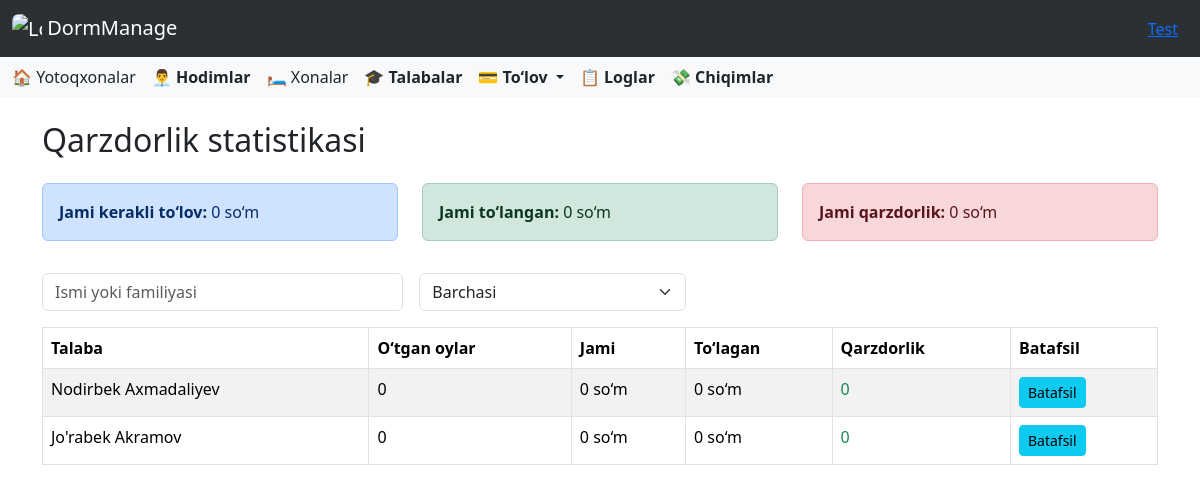
Page /payment/statistics/ (signed in) on the earlier database version.
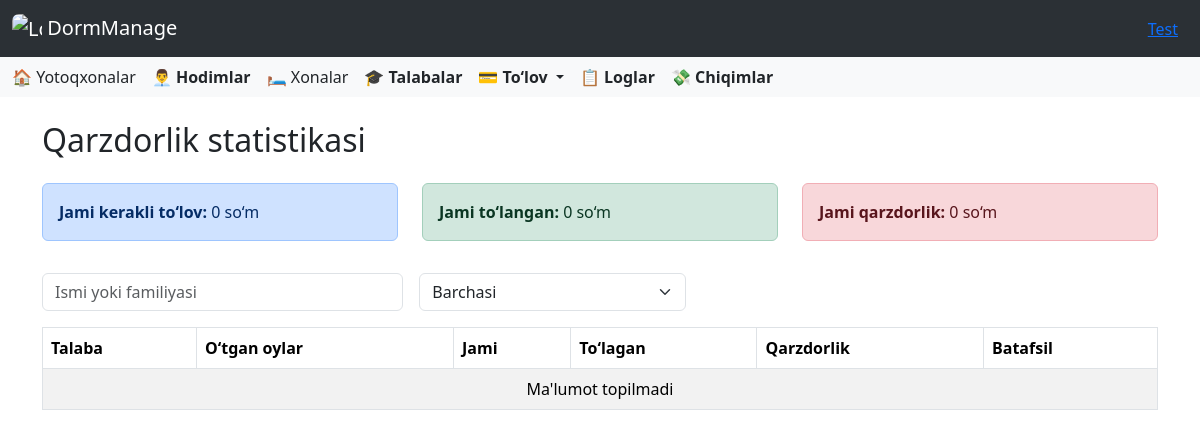
Same page on the later database version.
### student/models.py (models this page shows, shortened)
class Student(models.Model):
    dormitory = models.ForeignKey(Dormitory, models.CASCADE, related_name='students')
    first_name = models.CharField(max_length=50)
    last_name = models.CharField(max_length=50)
    faculty = models.CharField(max_length=100)
    room = models.ForeignKey(Room, on_delete=models.SET_NULL, null=True, blank=True, related_name='students')
    phone_number = models.CharField(max_length=20)
    is_in_dormitory = models.BooleanField(default=True)
    parent_full_name = models.CharField(max_length=100)
    parent_login = models.CharField(max_length=150, unique=True, editable=False)
    parent_password = models.CharField(max_length=20, editable=True)
    image = models.ImageField(upload_to=student_image_upload_to, null=True, blank=True)
    contract_number = models.CharField(max_length=50, null=True, blank=True)
    contract_date = models.DateField(null=True, blank=True)
    arrival_time = models.DateField(null=True, blank=True)
    checkout_time = models.DateField(null=True, blank=True)
    total_payment = models.PositiveIntegerField(null=True, blank=True, default=0)
    blocked = models.BooleanField(default=False)

### payment/views.py (the view)
# urls.py: path('statistics/', DebtStatisticsView.as_view(), name='debt_statistics'),
class DebtStatisticsView(ListView):
    model = Student
    template_name = 'payment/statistics.html'
    context_object_name = 'students'
    def get(self, request, *args, **kwargs):
        self.object_list = self.get_queryset()
        context = self.get_context_data()
        if request.headers.get('x-requested-with') == 'XMLHttpRequest':
            html = render_to_string("payment/statistics.html", context, request=request)
            return JsonResponse({'table_html': html})
        return super().get(request, *args, **kwargs)
    def get_queryset(self):
        user = self.request.user
        if hasattr(user, 'director'):
            dormitories = user.director.dormitories.all()
        elif hasattr(user, 'employee'):
            dormitories = [user.employee.dormitory]
        else:
            return Student.objects.none()
        queryset = Student.objects.filter(dormitory__in=dormitories)
        q = self.request.GET.get('q', '').strip()
        debt_filter = self.request.GET.get('debt_filter', '')
        if q:
            queryset = queryset.filter(Q(first_name__icontains=q) | Q(last_name__icontains=q))
        results = []
        today = date.today()
        for student in queryset:
            if not student.arrival_time:
                continue
            checkout = student.checkout_time or today
            monthly = student.dormitory.monthly_payment or 0
            min_required_months = student.dormitory.default_monthly_payment or 0
            paid_total = student.total_payment or 0
            delta = relativedelta(checkout, student.arrival_time)
            months_passed = delta.years * 12 + delta.months
            extra_days = (checkout - (student.arrival_time + relativedelta(months=months_passed))).days
            daily_payment = monthly / 30  # kunlik stavka
            if months_passed < min_required_months:
                required_total = months_passed * monthly + extra_days * daily_payment
            else:
                required_total = min_required_months * monthly
                remaining_months = months_passed - min_required_months
                required_total += remaining_months * monthly + extra_days * daily_payment
            debt = required_total - paid_total
            debt = max(debt, 0)
            if (
                debt_filter == 'debtors' and debt > 0
                or debt_filter == 'no_debt' and debt == 0
                or debt_filter == ''
            ):
                student.months_passed = months_passed
                student.extra_days = extra_days
                student.required_total = round(required_total, 2)
                student.paid_total = paid_total
                student.debt = round(debt, 2)
                results.append(student)
        return results
    def get_context_data(self, **kwargs):
        context = super().get_context_data(**kwargs)
        context['q'] = self.request.GET.get('q', '')
        context['debt_filter'] = self.request.GET.get('debt_filter', '')
        students = context['students']
        context['total_required'] = sum(s.required_total for s in students)
        context['total_paid'] = sum(s.paid_total for s in students)
        context['total_debt'] = sum(s.debt for s in students)
        return context

### templates/payment/statistics.html (shortened to what this page needs)
{% extends "base.html" %}
{% block content %}
<div class="container mt-4">
    <h2 class="mb-4">Qarzdorlik statistikasi</h2>
    <div class="row mb-3" id="statistics-section">
        <div class="col-md-4">
            <div class="alert alert-primary">
                <strong>Jami kerakli to‘lov:</strong> <span id="total-required">{{ total_required|floatformat:0 }}</span> so‘m
            </div>
        </div>
        <div class="col-md-4">
            <div class="alert alert-success">
                <strong>Jami to‘langan:</strong> <span id="total-paid">{{ total_paid|floatformat:0 }}</span> so‘m
            </div>
        </div>
        <div class="col-md-4">
            <div class="alert alert-danger">
                <strong>Jami qarzdorlik:</strong> <span id="total-debt">{{ total_debt|floatformat:0 }}</span> so‘m
            </div>
        </div>
    </div>
    <form method="get" class="row g-3 mb-3" id="search-form">
        <div class="col-md-4">
            <input type="text" name="q" value="{{ q }}" placeholder="Ismi yoki familiyasi" class="form-control search-input" />
        </div>
        <div class="col-md-3">
            <select name="debt_filter" class="form-select search-input">
                <option value="">Barchasi</option>
            </select>
        </div>
    </form>
    <div class="table-responsive" id="student-table-section">
        <table class="table table-bordered table-striped">
            <thead>
                <tr>
                    <th>Talaba</th>
                    <th>O‘tgan oylar</th>
                    <th>Jami</th>
                    <th>To‘lagan</th>
                    <th>Qarzdorlik</th>
                    <th>Batafsil</th>
                </tr>
            </thead>
            <tbody>
                {% for student in students %}
                <tr>
                    <td>{{ student.first_name }} {{ student.last_name }}</td>
                    <td>{{ student.months_passed }}</td>
                    <td>{{ student.required_total|floatformat:0 }} so‘m</td>
                    <td>{{ student.paid_total|floatformat:0 }} so‘m</td>
                    <td>
                        {% if student.debt > 0 %}
                            <span class="text-danger">{{ student.debt|floatformat:0 }} so‘m</span>
                        {% else %}
                            <span class="text-success">0</span>
                        {% endif %}
                    </td>
                    <td><a href="{% url 'student_detail' student.id %}" class="btn btn-sm btn-info">Batafsil</a></td>
                </tr>
                {% empty %}
                <tr>
                    <td colspan="6" class="text-center">Ma'lumot topilmadi</td>
                </tr>
                {% endfor %}
            </tbody>
        </table>
    </div>
</div>
{% endblock %}

Differences in the rows shown:
removed Student: first_name "Nodirbek", last_name "Axmadaliyev", months_passed "0", required_total "0", paid_total "0"
removed Student: first_name "Jo'rabek", last_name "Akramov", months_passed "0", required_total "0", paid_total "0"
Other differences:
text now shown: "Ma'lumot topilmadi"
